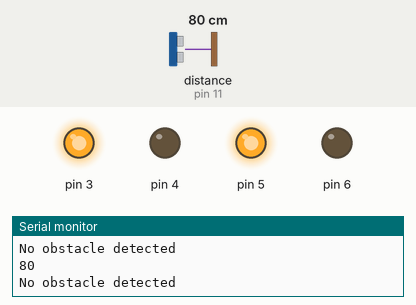
Recording of a sketch running on a simulated Arduino Uno, built with avr-gcc and run on an emulated ATmega328P. Parts: output pins drawn as LEDs (lit = HIGH), the last lines printed to the serial monitor. Wiring (inferred from the names in the program): ultrasonic range finder: trigger pin 12; echo pin 11. Dashed ring = blinking. Inputs (shaded band) come from the test bench; at power-on: distance to the obstacle (sensor on pin 11) 80 cm. The echo pulse lasts 58.3 µs per cm; pins used as bus, display or sensor lines are not drawn.

Above: at 1.2 s.
1.3 s: distance to the obstacle (sensor on pin 11) set to 2 cm
At 2.4 s:
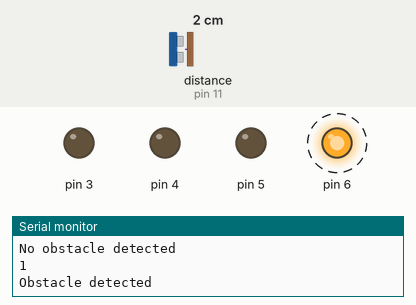
4.3 s: distance to the obstacle (sensor on pin 11) set to 18 cm
At 5.3 s:
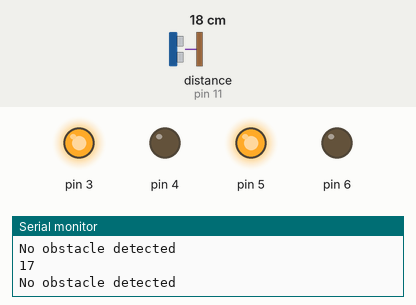
6.0 s: distance to the obstacle (sensor on pin 11) set to 4 cm
At 6.4 s:
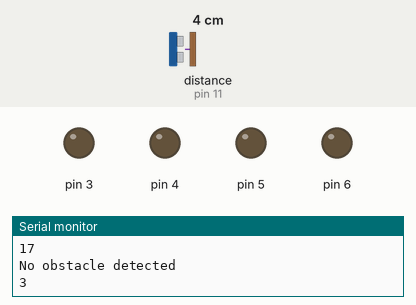
9.0 s: distance to the obstacle (sensor on pin 11) set to 35 cm
At 10.5 s:
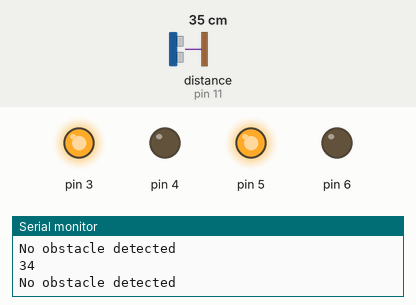
Timing chart, 0 to 11.5 s (numbered marks = the images above; inputs shaded):
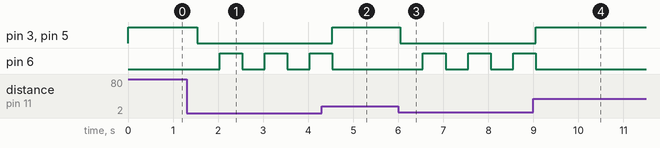

The sketch:

ultrasonic_car.ino
```cpp
//ARDUINO IDE code for Obstacle detecting Robot

const int trig = 12;

const int echo = 11;

long duration, inches, cm;

void setup()

{

Serial.begin(115200);

pinMode(trig,OUTPUT);

pinMode(echo,INPUT);

pinMode(3, OUTPUT);

pinMode(4, OUTPUT);

pinMode(5, OUTPUT);

pinMode(6, OUTPUT);

}

void loop()

{

digitalWrite(trig, LOW);

delayMicroseconds(2);

digitalWrite(trig, HIGH);

delayMicroseconds(5);

digitalWrite(trig, LOW);

duration = pulseIn(echo, HIGH);

//this returns the time duration taken

//for the ultrasonics to hit an obstacle and return

inches = duration / 74 / 2;//converts the time duration into inches

cm = duration / 29 / 2;//converts the time duration to cm
Serial.println(cm);
if(cm>15)//checks for the distance is greater than 4cm

//the bot forward if the condition is true
{
  digitalWrite(3,HIGH);
  digitalWrite(4,LOW);
  digitalWrite(5,HIGH);
  digitalWrite(6,LOW);
  Serial.print("No obstacle detected");
}

else if(cm<=15)
{
//the robot turns right when an obstacle is detected
  digitalWrite(3,LOW);
  digitalWrite(4,LOW);
  digitalWrite(5,LOW);
  digitalWrite(6,LOW);
  delay(500);
  digitalWrite(3,LOW);
  digitalWrite(4,LOW);
  digitalWrite(5,LOW);
  digitalWrite(6,HIGH);
  Serial.print("Obstacle detected");

delay(250);//this delays the process by 250millisec
}
Serial.println();

delay(250);//this delays the code by 0.1 second and repeats the loop again

}
```

Measured:
- after the input at 1.3 s, pin 3, pin 5: HIGH → LOW after 0.23 s; pin 6: alternates HIGH for 0.50 s and LOW for 0.50 s, starting after 0.73 s
- after the input at 4.3 s, pin 3, pin 5: LOW → HIGH after 0.24 s; pin 6: goes on until 4.5 s, then stays LOW
- after the input at 6.0 s, pin 3, pin 5: HIGH → LOW after 0.05 s; pin 6: alternates HIGH for 0.50 s and LOW for 0.50 s, starting after 0.55 s
- after the input at 9.0 s, pin 3, pin 5: LOW → HIGH after 0.05 s; pin 6: goes on until 9.1 s, then stays LOW
